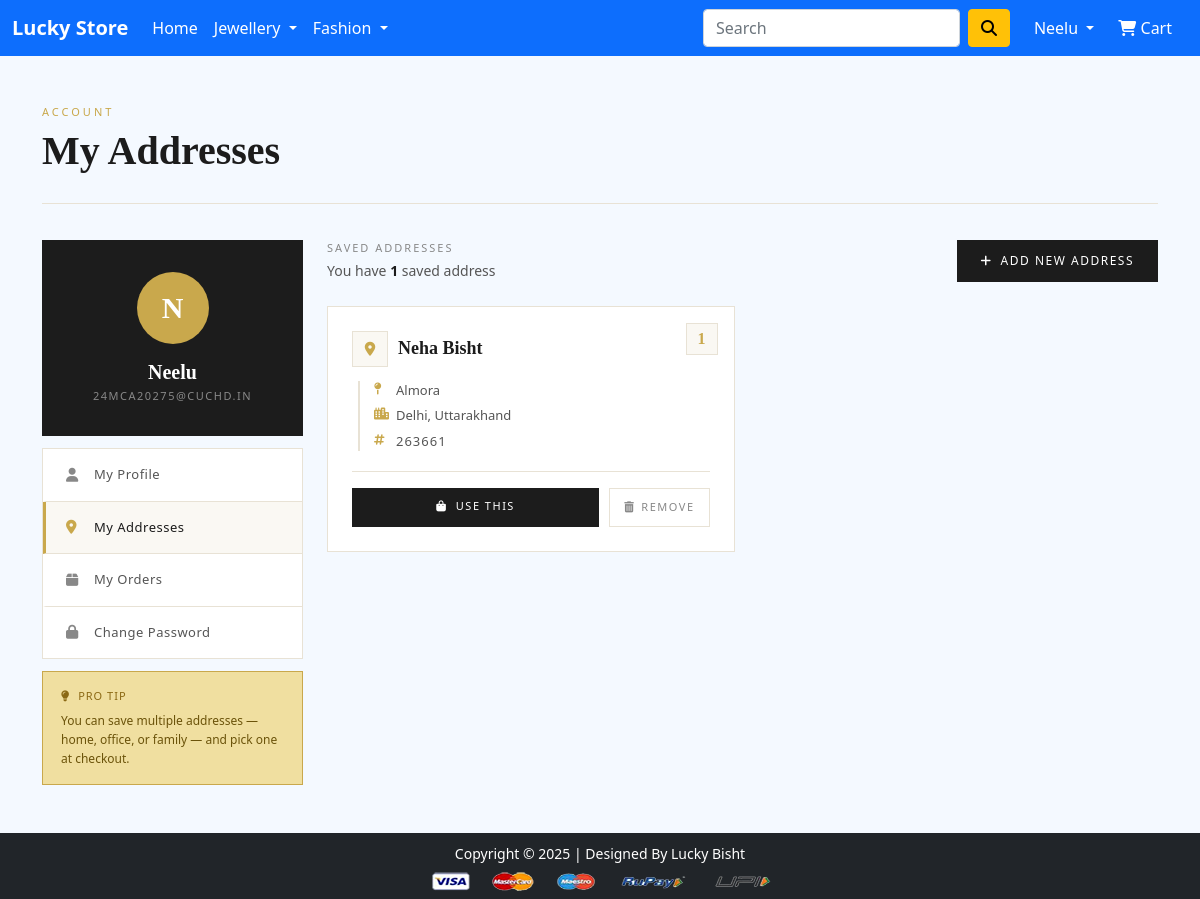
The app's page /address/ (signed in) with its own data.
### app/models.py (models this page shows, shortened)
class Customer(models.Model):
    user = models.ForeignKey(User, on_delete=models.CASCADE)
    name = models.CharField(max_length=200)
    locality = models.CharField(max_length=200)
    city = models.CharField(max_length=50)
    zipcode = models.IntegerField()
    state = models.CharField(choices=STATE_CHOICES, max_length=50)

### app/views.py (the view)
# urls.py: path('address/', views.address, name='address'),
@login_required
def address(request):
    addresses = Customer.objects.filter(user=request.user)
    return render(request, 'app/address.html', {'addresses': addresses, 'active': 'btn-primary'})

### app/context_processors.py (called while the page is built)
def cart_item_count(request):
    if request.user.is_authenticated:
        cart_count = Cart.objects.filter(user=request.user).count()
    else:
        cart_count = 0
    return {
        'cart_item_count': cart_count
    }

### app/templates/app/address.html (shortened to what this page needs)
{% extends 'app/base.html' %}
{% load static %}
{% block main-content %}
<div class="container my-5">
  <div style="margin-bottom:36px; border-bottom:1px solid #E8E2D5; padding-bottom:20px;">
    <p style="font-size:11px; letter-spacing:3px; text-transform:uppercase; color:#C9A84C; margin-bottom:6px;">Account</p>
    <h1 style="font-family:'Cormorant Garamond',serif; font-size:40px; font-weight:600; color:#1C1C1C;">My Addresses</h1>
  </div>
  <div class="row g-4">
    <div class="col-lg-3">
      <div style="background:#1C1C1C; padding:32px 24px; text-align:center; margin-bottom:12px;">
        <div style="width:72px; height:72px; border-radius:50%; background:#C9A84C; display:flex; align-items:center; justify-content:center; margin:0 auto 16px; font-family:'Cormorant Garamond',serif; font-size:30px; font-weight:600; color:#fff;">
          {{ request.user.username|first|upper }}
        </div>
        <h5 style="font-family:'Cormorant Garamond',serif; font-size:20px; font-weight:600; color:#fff; margin-bottom:4px;">
          {{ request.user.username|capfirst }}
        </h5>
        <p style="font-size:11px; letter-spacing:1.5px; text-transform:uppercase; color:#888; margin-bottom:0;">
          {{ request.user.email|default:"Lucky Store Member" }}
        </p>
      </div>
      <div style="background:#fff; border:1px solid #E8E2D5;">
        <a href="{% url 'profile' %}"
           style="display:flex; align-items:center; gap:12px; padding:16px 20px; text-decoration:none; border-bottom:1px solid #E8E2D5; border-left:3px solid transparent; transition:all 0.2s;"
           onmouseover="this.style.background='#FAF8F3'; this.style.borderLeftColor='#E8E2D5';"
           onmouseout="this.style.background='#fff'; this.style.borderLeftColor='transparent';">
          <i class="fa fa-user" style="color:#888; width:16px; font-size:14px;"></i>
          <span style="font-size:13px; font-weight:500; letter-spacing:0.5px; color:#555;">My Profile</span>
        </a>
        <a href="{% url 'address' %}"
           style="display:flex; align-items:center; gap:12px; padding:16px 20px; text-decoration:none; border-bottom:1px solid #E8E2D5; background:#FAF8F3; border-left:3px solid #C9A84C;">
          <i class="fa fa-location-dot" style="color:#C9A84C; width:16px; font-size:14px;"></i>
          <span style="font-size:13px; font-weight:500; letter-spacing:0.5px; color:#1C1C1C;">My Addresses</span>
        </a>
        <a href="{% url 'orders' %}"
           style="display:flex; align-items:center; gap:12px; padding:16px 20px; text-decoration:none; border-bottom:1px solid #E8E2D5; border-left:3px solid transparent; transition:all 0.2s;"
           onmouseover="this.style.background='#FAF8F3'; this.style.borderLeftColor='#E8E2D5';"
           onmouseout="this.style.background='#fff'; this.style.borderLeftColor='transparent';">
          <i class="fa fa-box" style="color:#888; width:16px; font-size:14px;"></i>
          <span style="font-size:13px; font-weight:500; letter-spacing:0.5px; color:#555;">My Orders</span>
        </a>
        <a href="{% url 'passwordchange' %}"
           style="display:flex; align-items:center; gap:12px; padding:16px 20px; text-decoration:none; border-left:3px solid transparent; transition:all 0.2s;"
           onmouseover="this.style.background='#FAF8F3'; this.style.borderLeftColor='#E8E2D5';"
           onmouseout="this.style.background='#fff'; this.style.borderLeftColor='transparent';">
          <i class="fa fa-lock" style="color:#888; width:16px; font-size:14px;"></i>
          <span style="font-size:13px; font-weight:500; letter-spacing:0.5px; color:#555;">Change Password</span>
        </a>
      </div>
      <div style="background:#F0DFA0; border:1px solid #C9A84C; padding:16px 18px; margin-top:12px;">
        <p style="font-size:11px; letter-spacing:1px; text-transform:uppercase; color:#8B6914; margin-bottom:6px; font-weight:500;">
          <i class="fa fa-lightbulb me-1"></i> Pro Tip
        </p>
        <p style="font-size:12px; color:#6b530a; margin:0; line-height:1.6;">
          You can save multiple addresses — home, office, or family — and pick one at checkout.
        </p>
      </div>
    </div>
    <div class="col-lg-9">
      <div style="display:flex; justify-content:space-between; align-items:center; margin-bottom:24px; flex-wrap:wrap; gap:12px;">
        <div>
          <p style="font-size:11px; letter-spacing:2px; text-transform:uppercase; color:#888; margin-bottom:4px;">
            Saved Addresses
          </p>
          <p style="font-size:14px; color:#555; margin:0;">
            {% if addresses %}
              You have <strong style="color:#1C1C1C;">{{ addresses|length }}</strong> saved address{{ addresses|length|pluralize }}
            {% else %}
              No addresses saved yet
            {% endif %}
          </p>
        </div>
        <a href="{% url 'profile' %}"
           style="display:inline-flex; align-items:center; gap:8px; background:#1C1C1C; color:#fff; text-decoration:none; padding:12px 24px; font-size:12px; font-weight:500; letter-spacing:1.5px; text-transform:uppercase; transition:background 0.2s;"
           onmouseover="this.style.background='#C9A84C'"
           onmouseout="this.style.background='#1C1C1C'">
          <i class="fa fa-plus"></i> Add New Address
        </a>
      </div>
      {% if addresses %}
      <div class="row g-3">
        {% for ad in addresses %}
        <div class="col-md-6">
          <div class="address-card" id="card-{{ ad.id }}"
               style="background:#fff; border:1px solid #E8E2D5; padding:24px; height:100%; position:relative; transition:box-shadow 0.2s;">
            <div style="position:absolute; top:16px; right:16px; background:#FAF8F3; border:1px solid #E8E2D5; width:32px; height:32px; display:flex; align-items:center; justify-content:center; font-family:'Cormorant Garamond',serif; font-size:16px; font-weight:600; color:#C9A84C;">
              {{ forloop.counter }}
            </div>
            <div style="margin-bottom:20px;">
              <div style="display:flex; align-items:center; gap:10px; margin-bottom:14px;">
                <div style="width:36px; height:36px; background:#FAF8F3; border:1px solid #E8E2D5; display:flex; align-items:center; justify-content:center;">
                  <i class="fa fa-location-dot" style="color:#C9A84C; font-size:14px;"></i>
                </div>
                <div>
                  <p style="font-family:'Cormorant Garamond',serif; font-size:18px; font-weight:600; color:#1C1C1C; margin:0;">
                    {{ ad.name }}
                  </p>
                </div>
              </div>
              <div style="border-left:2px solid #E8E2D5; padding-left:14px; margin-left:6px;">
                <p style="font-size:13px; color:#555; margin-bottom:6px; display:flex; gap:8px;">
                  <i class="fa fa-map-pin" style="color:#C9A84C; margin-top:2px; width:14px; font-size:12px;"></i>
                  <span>{{ ad.locality }}</span>
                </p>
                <p style="font-size:13px; color:#555; margin-bottom:6px; display:flex; gap:8px;">
                  <i class="fa fa-city" style="color:#C9A84C; margin-top:2px; width:14px; font-size:12px;"></i>
                  <span>{{ ad.city }}, {{ ad.state }}</span>
                </p>
                <p style="font-size:13px; color:#555; margin-bottom:0; display:flex; gap:8px;">
                  <i class="fa fa-hashtag" style="color:#C9A84C; margin-top:2px; width:14px; font-size:12px;"></i>
                  <span style="font-weight:500; letter-spacing:1px;">{{ ad.zipcode }}</span>
                </p>
              </div>
            </div>
            <div style="border-top:1px solid #E8E2D5; padding-top:16px; display:flex; gap:10px; flex-wrap:wrap;">
              <a href="{% url 'checkout' %}"
                 style="flex:1; text-align:center; background:#1C1C1C; color:#fff; text-decoration:none; padding:10px 14px; font-size:11px; font-weight:500; letter-spacing:1.5px; text-transform:uppercase; transition:background 0.2s; min-width:100px;"
                 onmouseover="this.style.background='#C9A84C'"
                 onmouseout="this.style.background='#1C1C1C'">
                <i class="fa fa-bag-shopping me-1"></i> Use This
              </a>
              <button onclick="confirmDelete({{ ad.id }}, '{{ ad.name }}')"
                      style="background:transparent; border:1px solid #E8E2D5; color:#888; padding:10px 14px; font-size:11px; font-weight:500; letter-spacing:1.5px; text-transform:uppercase; cursor:pointer; transition:all 0.2s; display:flex; align-items:center; gap:6px;"
                      onmouseover="this.style.borderColor='#c0392b'; this.style.color='#c0392b'; this.style.background='#fff5f5';"
                      onmouseout="this.style.borderColor='#E8E2D5'; this.style.color='#888'; this.style.background='transparent';">
                <i class="fa fa-trash-alt" style="font-size:11px;"></i> Remove
              </button>
            </div>
          </div>
        </div>
        {% endfor %}
      </div>
      {% endif %}
    </div>
  </div>
</div>
{% endblock main-content %}

### app/templates/app/base.html (shortened to what this page needs)
<!doctype html>
{% load static %}
<html lang="en">
<head>
  <link href="https://cdn.jsdelivr.net/npm/bootstrap@5.0.0-beta1/dist/css/bootstrap.min.css" rel="stylesheet">
  <link rel="stylesheet"
        href="https://cdnjs.cloudflare.com/ajax/libs/OwlCarousel2/2.3.4/assets/owl.carousel.min.css">
  <link rel="stylesheet"
        href="https://cdnjs.cloudflare.com/ajax/libs/OwlCarousel2/2.3.4/assets/owl.theme.default.min.css">
  <link rel="stylesheet"
        href="https://cdnjs.cloudflare.com/ajax/libs/font-awesome/6.5.1/css/all.min.css">
  <link rel="stylesheet" href="{% static 'app/css/style.css' %}">
</head>
<body class="d-flex flex-column min-vh-100">
<nav class="navbar navbar-expand-lg navbar-dark bg-primary">
  <div class="container-fluid">
    <a class="navbar-brand fw-bold" href="/">Lucky Store</a>
    <div class="collapse navbar-collapse" id="navbarSupportedContent">
      <ul class="navbar-nav me-auto mb-2 mb-lg-0">
        <li class="nav-item">
          <a class="nav-link active" href="/">Home</a>
        </li>
        <li class="nav-item dropdown">
          <a class="nav-link dropdown-toggle text-white" href="#" role="button" data-bs-toggle="dropdown">
            Jewellery
          </a>
        </li>
        <li class="nav-item dropdown">
          <a class="nav-link dropdown-toggle text-white" href="#" role="button" data-bs-toggle="dropdown">
            Fashion
          </a>
        </li>
      </ul>
      <form class="d-flex me-3">
        <input class="form-control me-2" type="search" placeholder="Search">
        <button class="btn btn-warning" type="submit">
          <i class="fa fa-search"></i>
        </button>
      </form>
      <ul class="navbar-nav mb-2 mb-lg-0">
        {% if request.user.is_authenticated %}
        <li class="nav-item dropdown">
          <a class="nav-link dropdown-toggle text-white" href="#" role="button" data-bs-toggle="dropdown">
            {{ request.user.username|capfirst }}
          </a>
        </li>
        <li class="nav-item mx-2">
          <a href="{% url 'showcart' %}" class="nav-link text-white position-relative">
            <i class="fa fa-shopping-cart"></i> Cart
          </a>
        </li>
        {% endif %}
      </ul>
    </div>
  </div>
</nav>
<main class="flex-grow-1">
  {% block main-content %}{% endblock main-content %}
</main>
<footer class="container-fluid bg-dark text-center p-2 mt-auto">
  <small class="text-white">
    Copyright © 2025 | Designed By Lucky Bisht
  </small><br>
  <img src="{% static 'app/images/payment.png' %}" class="img-fluid mt-1">
</footer>
</body>
</html>

### app/static/app/css/style.css (style rules this page uses)
body { background-color: #f4f9ff; }

### records on screen
Customer: {{ ad.id }} 10 (drawn), name "Neha Bisht", locality "Almora", city "Delhi", state "Uttarakhand", zipcode "263661"

### other values on screen
{{ request.user.username|capfirst }} "Neelu"
{{ request.user.username|first|upper }} "N"
{{ request.user.email|default:"Lucky Store Member" }} "24MCA20275@CUCHD.IN"
{{ addresses|length }} "1"
